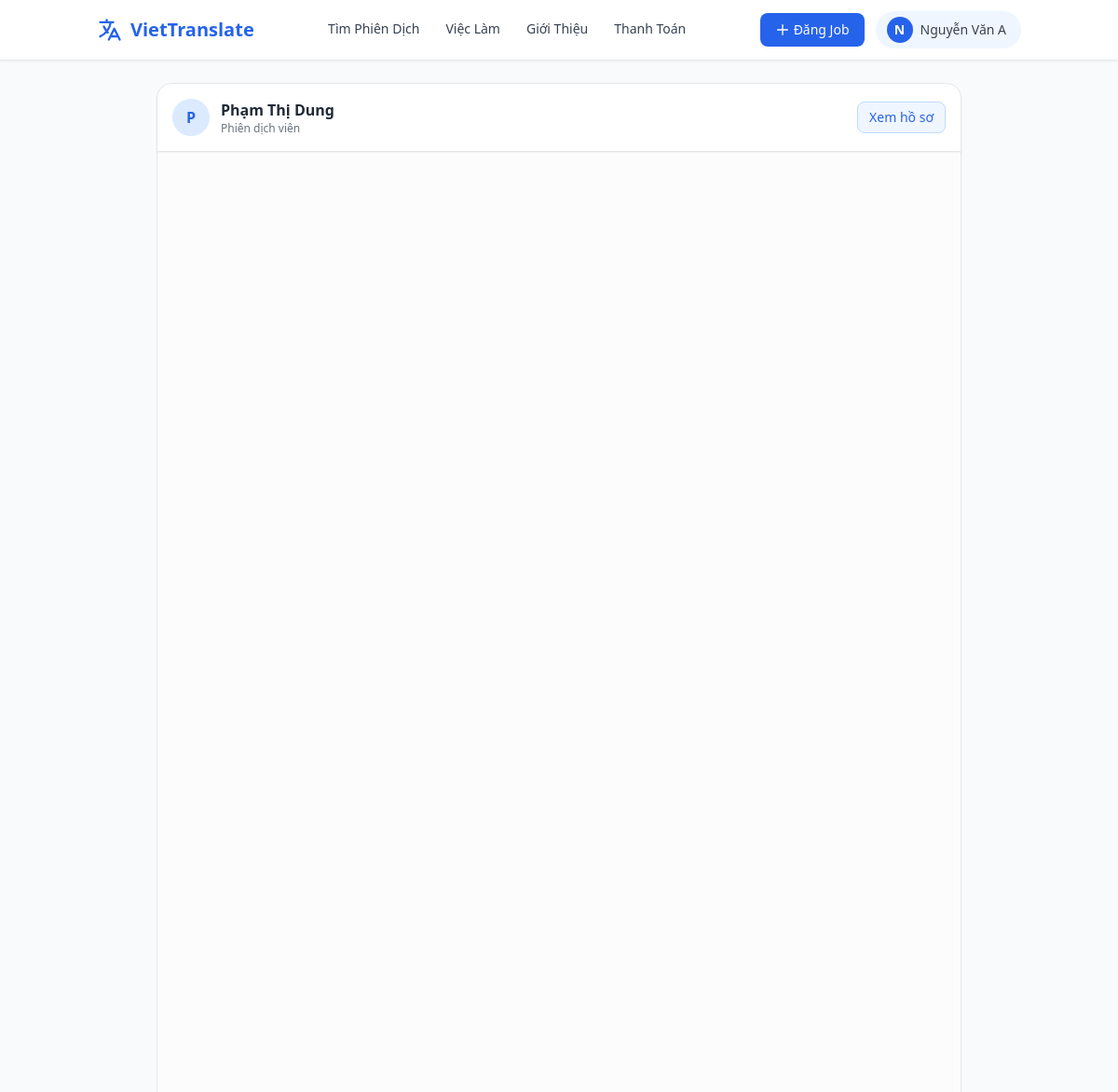
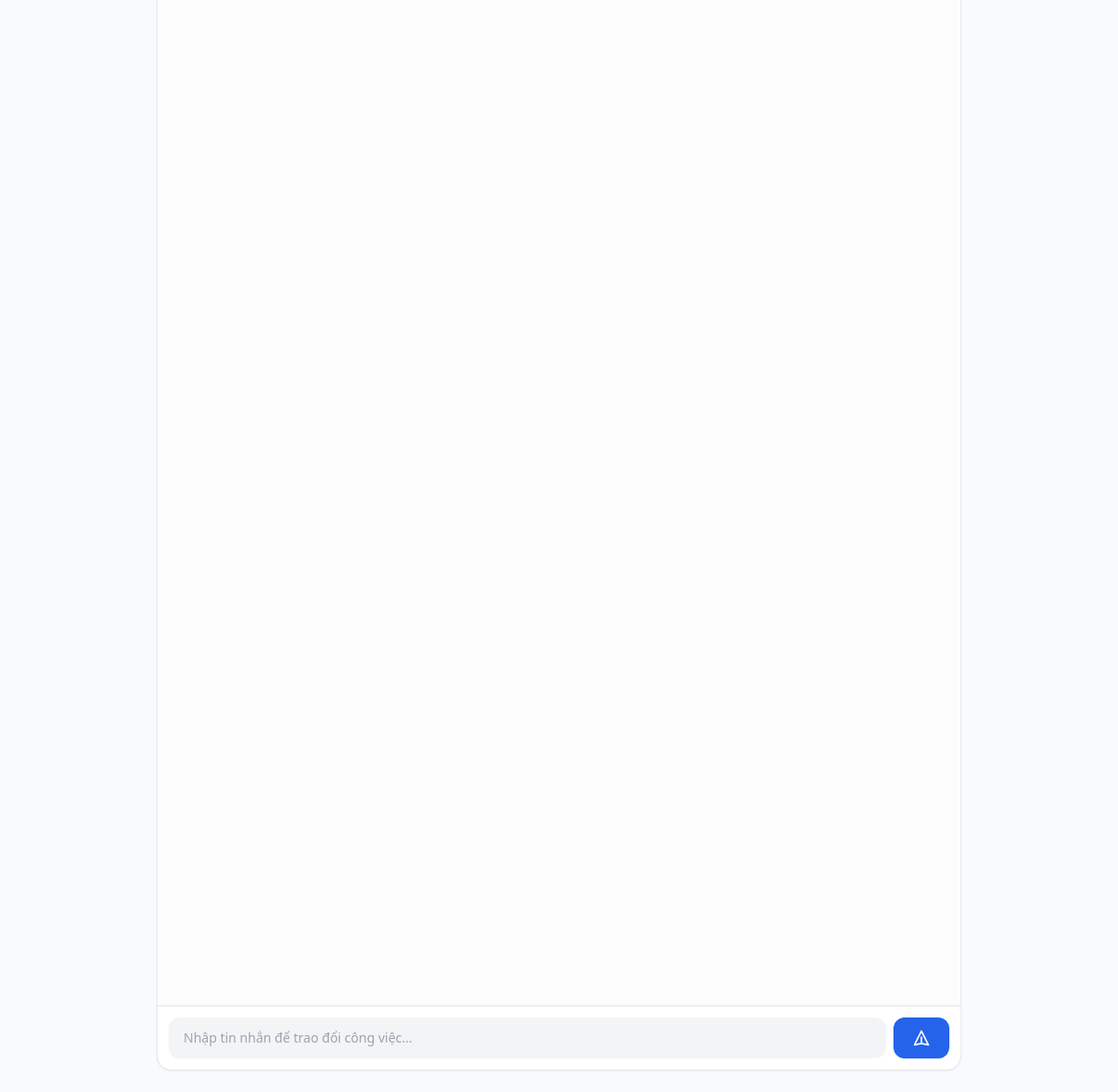
The app's page /chat/6 (signed in) with its own data (2 pictures, top to bottom).
### models.py (models this page shows)
class User(db.Model):
    id = db.Column(db.Integer, primary_key=True)
    name = db.Column(db.String(100), nullable=False)
    email = db.Column(db.String(120), unique=True, nullable=False)
    password_hash = db.Column(db.String(256), nullable=False)
    phone = db.Column(db.String(20))
    role = db.Column(db.String(20), nullable=False)  # 'hirer', 'translator', 'admin'
    is_admin = db.Column(db.Boolean, default=False)
    is_active = db.Column(db.Boolean, default=True)
    created_at = db.Column(db.DateTime, default=datetime.utcnow)
    profile = db.relationship('TranslatorProfile', backref='user', uselist=False)
    jobs_posted = db.relationship('Job', backref='hirer', lazy=True)
    proposals = db.relationship('Proposal', backref='translator', lazy=True)
    messages_sent = db.relationship('Message', foreign_keys='Message.sender_id', backref='sender', lazy=True)
    direct_messages_sent = db.relationship('DirectMessage', foreign_keys='DirectMessage.sender_id', backref='sender', lazy=True)

### app.py (the view)
@app.route('/chat/<int:translator_user_id>')
@login_required
def direct_chat(translator_user_id):
    if session['user_id'] == translator_user_id:
        return redirect(url_for('index'))
    translator = User.query.get_or_404(translator_user_id)
    return render_template('chat.html', other_user=translator)

### app.py (called while the page is built)
def login_required(f):
    @wraps(f)
    def decorated(*args, **kwargs):
        if 'user_id' not in session:
            flash('Vui lòng đăng nhập để tiếp tục.', 'warning')
            return redirect(url_for('login'))
        return f(*args, **kwargs)
    return decorated

@app.context_processor
def inject_globals():
    user = None
    if 'user_id' in session:
        user = User.query.get(session['user_id'])
    return dict(current_user=user, LANGUAGES=LANGUAGES)

### templates/chat.html (shortened to what this page needs)
{% extends "base.html" %}
{% block content %}
<div class="bg-gray-50 flex-grow flex flex-col h-[calc(100vh-64px)]">
    <div class="container mx-auto px-4 py-6 max-w-4xl h-full flex flex-col">
        <div class="bg-white rounded-t-2xl shadow-sm border border-gray-200 p-4 flex items-center justify-between z-10">
            <div class="flex items-center gap-3">
                <div class="w-10 h-10 rounded-full bg-blue-100 flex items-center justify-center text-blue-600 font-bold">
                    {{ other_user.name[0]|upper }}
                </div>
                <div>
                    <h2 class="font-bold text-gray-800">{{ other_user.name }}</h2>
                    <p class="text-xs text-gray-500">{{ 'Phiên dịch viên' if other_user.role == 'translator' else 'Khách hàng' }}</p>
                </div>
            </div>
            {% if other_user.role == 'translator' %}
            <a href="{{ url_for('translator_profile', profile_id=other_user.profile.id) }}" class="text-sm text-blue-600 font-medium hover:underline border border-blue-200 px-3 py-1.5 rounded-lg bg-blue-50">Xem hồ sơ</a>
            {% endif %}
        </div>
        <div class="flex-grow bg-white border-x border-gray-200 overflow-hidden flex flex-col relative">
            <div id="chat-box" class="flex-grow p-4 overflow-y-auto space-y-4 bg-gray-50/50">
            </div>
        </div>
        <div class="bg-white rounded-b-2xl shadow-sm border border-gray-200 p-3 z-10">
            <div class="flex gap-2">
                <input type="text" id="chat-input" class="flex-grow bg-gray-100 border-transparent focus:bg-white focus:border-blue-500 focus:ring-2 focus:ring-blue-200 rounded-xl px-4 py-3 text-sm transition" placeholder="Nhập tin nhắn để trao đổi công việc...">
                <button id="send-btn" class="bg-blue-600 text-white px-5 py-3 rounded-xl hover:bg-blue-700 transition flex items-center justify-center">
                    <svg class="w-5 h-5" fill="none" stroke="currentColor" viewBox="0 0 24 24"><path stroke-linecap="round" stroke-linejoin="round" stroke-width="2" d="M12 19l9 2-9-18-9 18 9-2zm0 0v-8"></path></svg>
                </button>
            </div>
        </div>
    </div>
</div>
{% endblock %}

### templates/base.html (shortened to what this page needs)
<!DOCTYPE html>
<html lang="vi">
<head>
    <script src="https://cdn.tailwindcss.com"></script>
</head>
<body class="bg-gray-50 flex flex-col min-h-screen text-gray-800">
<header class="sticky top-0 z-50 bg-white/95 backdrop-blur border-b border-gray-200 shadow-sm">
    <div class="container mx-auto px-4 py-3">
        <div class="flex justify-between items-center">
            <a href="{{ url_for('index') }}" class="flex items-center gap-2 text-xl font-bold text-primary">
                <svg class="w-7 h-7" fill="none" stroke="currentColor" viewBox="0 0 24 24">
                    <path stroke-linecap="round" stroke-linejoin="round" stroke-width="2" d="M3 5h12M9 3v2m1.048 9.5A18.022 18.022 0 016.412 9m6.088 9h7M11 21l5-10 5 10M12.751 5C11.783 10.77 8.07 15.61 3 18.129"/>
                </svg>
                VietTranslate
            </a>
            <nav class="hidden md:flex items-center gap-7 font-medium text-sm text-gray-700">
                <a href="{{ url_for('translator_list') }}" class="nav-link hover:text-primary">Tìm Phiên Dịch</a>
                <a href="{{ url_for('job_list') }}" class="nav-link hover:text-primary">Việc Làm</a>
                <a href="{{ url_for('about') }}" class="nav-link hover:text-primary">Giới Thiệu</a>
                <a href="{{ url_for('payment_info') }}" class="nav-link hover:text-primary">Thanh Toán</a>
            </nav>
            <div class="flex items-center gap-3">
                {% if current_user %}
                    {% if current_user.role == 'hirer' %}
                    <a href="{{ url_for('post_job') }}" class="hidden md:inline-flex items-center gap-1 bg-primary text-white text-sm font-medium px-4 py-2 rounded-lg hover:bg-blue-700 transition">
                        <svg class="w-4 h-4" fill="none" stroke="currentColor" viewBox="0 0 24 24"><path stroke-linecap="round" stroke-linejoin="round" stroke-width="2" d="M12 4v16m8-8H4"/></svg>
                        Đăng Job
                    </a>
                    {% endif %}
                    <div class="relative group">
                        <button class="flex items-center gap-2 bg-blue-50 hover:bg-blue-100 transition rounded-full pl-3 pr-4 py-1.5">
                            <div class="w-7 h-7 rounded-full bg-primary flex items-center justify-center text-white text-sm font-bold">
                                {{ current_user.name[0] | upper }}
                            </div>
                            <span class="hidden md:block text-sm font-medium text-gray-700 max-w-[100px] truncate">{{ current_user.name }}</span>
                        </button>
                    </div>
                {% else %}
                    <a href="{{ url_for('login') }}" class="text-sm font-medium text-gray-700 hover:text-primary">Đăng Nhập</a>
                    <a href="{{ url_for('register') }}" class="bg-primary text-white text-sm font-medium px-4 py-2 rounded-lg hover:bg-blue-700 transition">Đăng Ký</a>
                {% endif %}
            </div>
        </div>
    </div>
</header>
<main class="flex-grow">{% block content %}{% endblock %}</main>
                    {% set lang_slugs = {
                        'Tiếng Anh': 'english',
                        'Tiếng Nhật': 'japanese',
                        'Tiếng Hàn': 'korean',
                        'Tiếng Trung': 'chinese',
                        'Tiếng Pháp': 'french',
                        'Tiếng Đức': 'german',
                        'Tiếng Nga': 'russian',
                        'Tiếng Thái': 'thai',
                        'Tiếng Bồ Đào Nha': 'portuguese',
                        'Tiếng Tây Ban Nha': 'spanish'
                    } %}
</body>
</html>

### templates/base.html (style rules this page uses)
body { font-family:'Segoe UI',system-ui,-apple-system,sans-serif }
.nav-link { position:relative;padding-bottom:2px }
.nav-link::after { content:'';position:absolute;bottom:0;left:0;width:0;height:2px;background:#2563eb;transition:width .2s }

### records on screen
User: name "N", name "Nguyễn Văn A"
User: name "P", name "Phạm Thị Dung", role "Phiên dịch viên"
